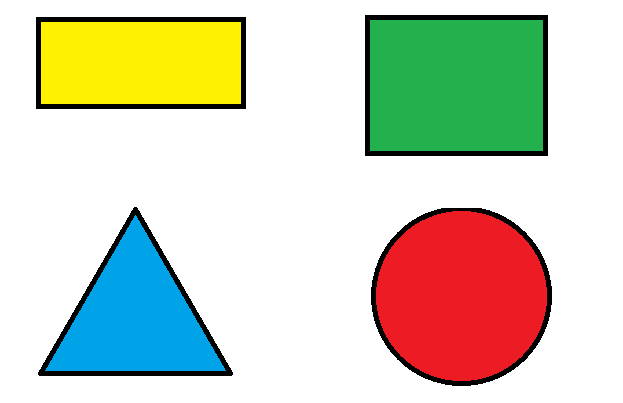
#> input picture image.png, 623 x 403 px
$ python saving.py
#> lines starting #> are read from the running program, lines starting #| are printed output that depends on the picture
import cv2

image = cv2.imread("image.png")
#> image is the input picture: shape (403, 623, 3); mean B, G, R 189.2, 209.4, 207.2

(h,w) = image.shape[:2]
#> h = 403; w = 623

center = (w//2,h//2)
#> center = (311, 201)

M = cv2.getRotationMatrix2D((h//2,h//2),90,1.0)
rotated = cv2.warpAffine(image,M,(h,w))
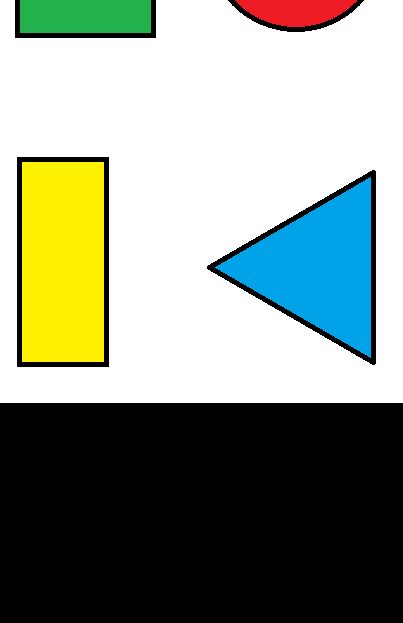
#> rotated: shape (623, 403, 3); mean B, G, R 134.3, 147.8, 138.9

cv2.imshow("title", image)
cv2.imshow("title2", rotated)
cv2.waitKey(0)
cv2.destroyAllWindows()
